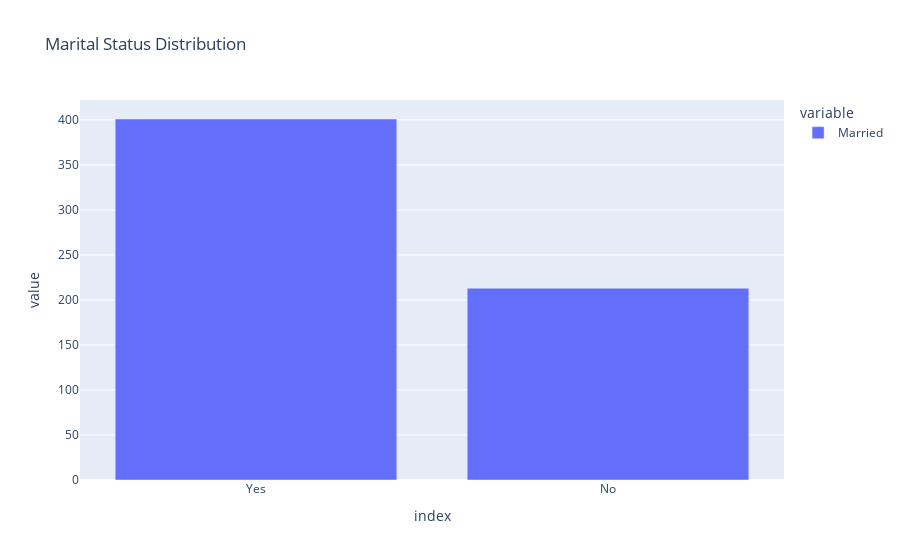

Source (notebook cell):
### Markdown cell above
3. Distribution of the martial status column:

### Code cell
married_count = df['Married'].value_counts()

fig_married = px.bar(married_count,
                     title='Marital Status Distribution')
fig_married.show()

### Figure 1 — Plotly figure (JSON) as saved in the notebook; plotly's stock layout.template omitted (floating-point values rounded to 4 significant figures)
{"data": [{"alignmentgroup": "True", "hovertemplate": "variable=Married<br>index=%{x}<br>value=%{y}<extra></extra>", "legendgroup": "Married", "marker": {"color": "#636efa", "pattern": {"shape": ""}}, "name": "Married", "offsetgroup": "Married", "orientation": "v", "showlegend": true, "textposition": "auto", "type": "bar", "x": ["Yes", "No"], "xaxis": "x", "y": [401, 213], "yaxis": "y"}], "layout": {"barmode": "relative", "legend": {"title": {"text": "variable"}, "tracegroupgap": 0}, "title": {"text": "Marital Status Distribution"}, "xaxis": {"anchor": "y", "domain": [0, 1], "title": {"text": "index"}}, "yaxis": {"anchor": "x", "domain": [0, 1], "title": {"text": "value"}}}}
